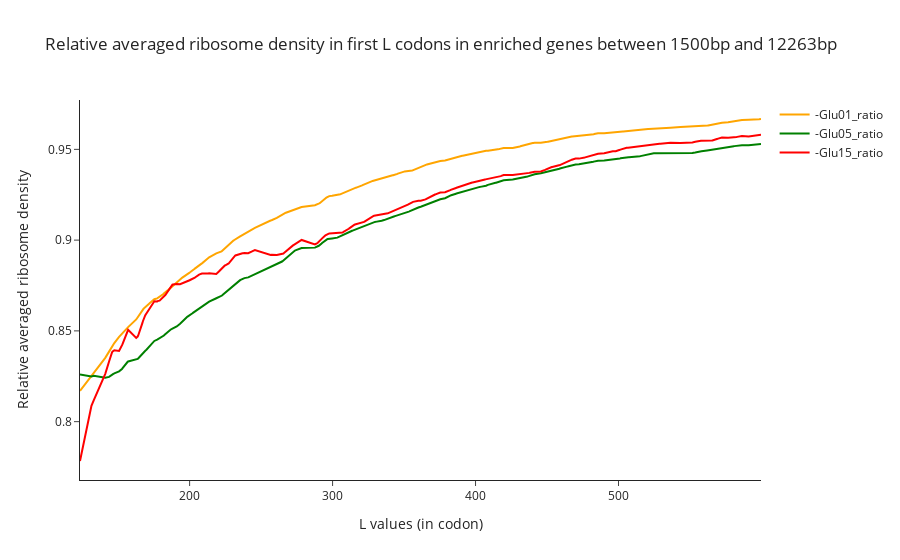

Source (notebook cell):
### Code cell
fig = go.Figure()
for i in range(1,len(select_times)):
    t = select_times[i] +'_ratio'
    sample_color = colors[i]
    fit_y = np.array(df_est.loc[:,t])
    fig.add_trace(go.Scatter(x = df_est.index, y = fit_y,mode='lines',line=dict(color=sample_color),name = t))

fig.update_layout(
    template='simple_white',
    title_text="Relative averaged ribosome density in first L codons in " +dhh1_tag+ " genes between " + str(d1) + "bp and " + str(d2)+ "bp",
    yaxis_title="Relative averaged ribosome density",
    xaxis_title="L values (in codon)"
)       

#fig.update_xaxes(range=[15/3, 2000/3])

fig.show()

### Figure 1 — Plotly figure (JSON) as saved in the notebook; plotly's stock layout.template omitted (floating-point values rounded to 4 significant figures; data arrays with more than 128 entries replaced by an {"elided": "..."} marker saying what was removed)
{"data": [{"line": {"color": "orange"}, "mode": "lines", "name": "-Glu01_ratio", "type": "scatter", "x": {"elided": "962 float values"}, "y": {"elided": "962 float values"}}, {"line": {"color": "green"}, "mode": "lines", "name": "-Glu05_ratio", "type": "scatter", "x": {"elided": "962 float values"}, "y": {"elided": "962 float values"}}, {"line": {"color": "red"}, "mode": "lines", "name": "-Glu15_ratio", "type": "scatter", "x": {"elided": "962 float values"}, "y": {"elided": "962 float values"}}], "layout": {"title": {"text": "Relative averaged ribosome density in first L codons in enriched genes between 1500bp and 12263bp"}, "xaxis": {"title": {"text": "L values (in codon)"}}, "yaxis": {"title": {"text": "Relative averaged ribosome density"}}}}
